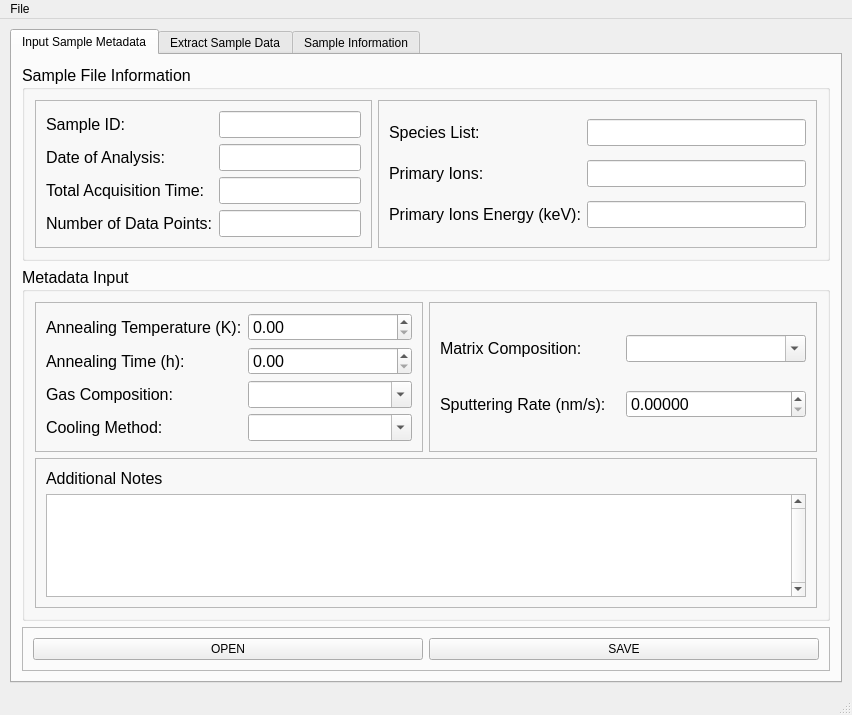
<?xml version="1.0" encoding="UTF-8"?>
<ui version="4.0">
 <class>MainWindow</class>
 <widget class="QMainWindow" name="MainWindow">
  <property name="geometry">
   <rect>
    <x>0</x>
    <y>0</y>
    <width>852</width>
    <height>715</height>
   </rect>
  </property>
  <property name="sizePolicy">
   <sizepolicy hsizetype="Expanding" vsizetype="Expanding">
    <horstretch>0</horstretch>
    <verstretch>0</verstretch>
   </sizepolicy>
  </property>
  <property name="windowTitle">
   <string>SIMS Data Extractor</string>
  </property>
  <widget class="QWidget" name="centralwidget">
   <layout class="QGridLayout" name="gridLayout_4">
    <item row="0" column="0">
     <widget class="QTabWidget" name="TabWidget">
      <property name="tabPosition">
       <enum>QTabWidget::North</enum>
      </property>
      <property name="currentIndex">
       <number>0</number>
      </property>
      <widget class="QWidget" name="InputTab">
       <attribute name="title">
        <string>Input Sample Metadata</string>
       </attribute>
       <layout class="QVBoxLayout" name="verticalLayout_2">
        <item>
         <widget class="QGroupBox" name="metadataGroup">
          <property name="sizePolicy">
           <sizepolicy hsizetype="Preferred" vsizetype="Preferred">
            <horstretch>0</horstretch>
            <verstretch>0</verstretch>
           </sizepolicy>
          </property>
          <property name="font">
           <font>
            <pointsize>12</pointsize>
           </font>
          </property>
          <property name="title">
           <string>Sample File Information</string>
          </property>
          <layout class="QGridLayout" name="gridLayout_8">
           <item row="0" column="0">
            <widget class="QFrame" name="MDFrame1">
             <property name="sizePolicy">
              <sizepolicy hsizetype="Fixed" vsizetype="Preferred">
               <horstretch>30</horstretch>
               <verstretch>0</verstretch>
              </sizepolicy>
             </property>
             <property name="frameShape">
              <enum>QFrame::StyledPanel</enum>
             </property>
             <property name="frameShadow">
              <enum>QFrame::Raised</enum>
             </property>
             <layout class="QGridLayout" name="gridLayout_9">
              <item row="0" column="0">
               <widget class="QLabel" name="sampleIDLabel">
                <property name="font">
                 <font>
                  <pointsize>12</pointsize>
                 </font>
                </property>
                <property name="text">
                 <string>Sample ID:</string>
                </property>
               </widget>
              </item>
              <item row="0" column="1">
               <widget class="QLineEdit" name="sampleIDText">
                <property name="readOnly">
                 <bool>true</bool>
                </property>
                <property name="clearButtonEnabled">
                 <bool>false</bool>
                </property>
               </widget>
              </item>
              <item row="1" column="0">
               <widget class="QLabel" name="sampleDateLabel">
                <property name="font">
                 <font>
                  <pointsize>12</pointsize>
                 </font>
                </property>
                <property name="text">
                 <string>Date of Analysis:</string>
                </property>
               </widget>
              </item>
              <item row="1" column="1">
               <widget class="QLineEdit" name="sampleDate">
                <property name="sizePolicy">
                 <sizepolicy hsizetype="MinimumExpanding" vsizetype="Fixed">
                  <horstretch>0</horstretch>
                  <verstretch>0</verstretch>
                 </sizepolicy>
                </property>
                <property name="readOnly">
                 <bool>true</bool>
                </property>
               </widget>
              </item>
              <item row="2" column="0">
               <widget class="QLabel" name="sampleAcqTimeLabel">
                <property name="font">
                 <font>
                  <pointsize>12</pointsize>
                 </font>
                </property>
                <property name="text">
                 <string>Total Acquisition Time:</string>
                </property>
               </widget>
              </item>
              <item row="2" column="1">
               <widget class="QLineEdit" name="sampleAcqTime">
                <property name="sizePolicy">
                 <sizepolicy hsizetype="MinimumExpanding" vsizetype="Fixed">
                  <horstretch>0</horstretch>
                  <verstretch>0</verstretch>
                 </sizepolicy>
                </property>
                <property name="readOnly">
                 <bool>true</bool>
                </property>
               </widget>
              </item>
              <item row="3" column="0">
               <widget class="QLabel" name="sampleDataPointsLabel">
                <property name="font">
                 <font>
                  <pointsize>12</pointsize>
                 </font>
                </property>
                <property name="text">
                 <string>Number of Data Points:</string>
                </property>
               </widget>
              </item>
              <item row="3" column="1">
               <widget class="QLineEdit" name="sampleDataPoints">
                <property name="readOnly">
                 <bool>true</bool>
                </property>
               </widget>
              </item>
             </layout>
            </widget>
           </item>
           <item row="0" column="1">
            <widget class="QFrame" name="MDFrame2">
             <property name="sizePolicy">
              <sizepolicy hsizetype="Expanding" vsizetype="Preferred">
               <horstretch>0</horstretch>
               <verstretch>0</verstretch>
              </sizepolicy>
             </property>
             <property name="frameShape">
              <enum>QFrame::StyledPanel</enum>
             </property>
             <property name="frameShadow">
              <enum>QFrame::Raised</enum>
             </property>
             <layout class="QGridLayout" name="gridLayout_10">
              <item row="2" column="0">
               <widget class="QLabel" name="samplePriIONLabel">
                <property name="font">
                 <font>
                  <pointsize>12</pointsize>
                 </font>
                </property>
                <property name="text">
                 <string>Primary Ions:</string>
                </property>
               </widget>
              </item>
              <item row="3" column="0">
               <widget class="QLabel" name="samplePriIONELabel">
                <property name="font">
                 <font>
                  <pointsize>12</pointsize>
                 </font>
                </property>
                <property name="text">
                 <string>Primary Ions Energy (keV):</string>
                </property>
               </widget>
              </item>
              <item row="2" column="2">
               <widget class="QLineEdit" name="samplePriIONText">
                <property name="readOnly">
                 <bool>true</bool>
                </property>
               </widget>
              </item>
              <item row="0" column="0">
               <widget class="QLabel" name="speciesListLabel">
                <property name="font">
                 <font>
                  <pointsize>12</pointsize>
                 </font>
                </property>
                <property name="text">
                 <string>Species List:</string>
                </property>
               </widget>
              </item>
              <item row="0" column="2">
               <widget class="QLineEdit" name="speciesListText">
                <property name="sizePolicy">
                 <sizepolicy hsizetype="Expanding" vsizetype="Maximum">
                  <horstretch>0</horstretch>
                  <verstretch>0</verstretch>
                 </sizepolicy>
                </property>
                <property name="readOnly">
                 <bool>true</bool>
                </property>
               </widget>
              </item>
              <item row="3" column="2">
               <widget class="QLineEdit" name="priIonEValue"/>
              </item>
             </layout>
            </widget>
           </item>
          </layout>
         </widget>
        </item>
        <item>
         <widget class="QGroupBox" name="inputInputGroupBox">
          <property name="font">
           <font>
            <pointsize>12</pointsize>
           </font>
          </property>
          <property name="title">
           <string>Metadata Input</string>
          </property>
          <layout class="QGridLayout" name="gridLayout">
           <item row="1" column="0" colspan="2">
            <widget class="QFrame" name="MDInputFrame3">
             <property name="frameShape">
              <enum>QFrame::StyledPanel</enum>
             </property>
             <property name="frameShadow">
              <enum>QFrame::Raised</enum>
             </property>
             <layout class="QVBoxLayout" name="verticalLayout_3">
              <item>
               <widget class="QLabel" name="addNotesLabel">
                <property name="font">
                 <font>
                  <pointsize>12</pointsize>
                 </font>
                </property>
                <property name="text">
                 <string>Additional Notes</string>
                </property>
               </widget>
              </item>
              <item>
               <widget class="QTextEdit" name="addNotesText">
                <property name="sizePolicy">
                 <sizepolicy hsizetype="Expanding" vsizetype="Expanding">
                  <horstretch>0</horstretch>
                  <verstretch>0</verstretch>
                 </sizepolicy>
                </property>
                <property name="verticalScrollBarPolicy">
                 <enum>Qt::ScrollBarAlwaysOn</enum>
                </property>
                <property name="horizontalScrollBarPolicy">
                 <enum>Qt::ScrollBarAlwaysOff</enum>
                </property>
               </widget>
              </item>
             </layout>
            </widget>
           </item>
           <item row="0" column="1">
            <widget class="QFrame" name="MDInputFrame2">
             <property name="sizePolicy">
              <sizepolicy hsizetype="Expanding" vsizetype="Preferred">
               <horstretch>10</horstretch>
               <verstretch>0</verstretch>
              </sizepolicy>
             </property>
             <property name="frameShape">
              <enum>QFrame::StyledPanel</enum>
             </property>
             <property name="frameShadow">
              <enum>QFrame::Raised</enum>
             </property>
             <layout class="QGridLayout" name="gridLayout_11">
              <item row="0" column="0">
               <widget class="QLabel" name="matrixCompLabel">
                <property name="font">
                 <font>
                  <pointsize>12</pointsize>
                 </font>
                </property>
                <property name="text">
                 <string>Matrix Composition:</string>
                </property>
               </widget>
              </item>
              <item row="0" column="1">
               <widget class="QComboBox" name="matrixCompComboBox">
                <property name="editable">
                 <bool>true</bool>
                </property>
               </widget>
              </item>
              <item row="1" column="0">
               <widget class="QLabel" name="sputtRateLabel">
                <property name="font">
                 <font>
                  <pointsize>12</pointsize>
                 </font>
                </property>
                <property name="text">
                 <string>Sputtering Rate (nm/s):</string>
                </property>
               </widget>
              </item>
              <item row="1" column="1">
               <widget class="QDoubleSpinBox" name="inputSputtRate">
                <property name="decimals">
                 <number>5</number>
                </property>
                <property name="maximum">
                 <double>2000.000000000000000</double>
                </property>
               </widget>
              </item>
             </layout>
            </widget>
           </item>
           <item row="0" column="0">
            <widget class="QFrame" name="MDInputFrame1">
             <property name="sizePolicy">
              <sizepolicy hsizetype="Expanding" vsizetype="Preferred">
               <horstretch>10</horstretch>
               <verstretch>0</verstretch>
              </sizepolicy>
             </property>
             <property name="frameShape">
              <enum>QFrame::StyledPanel</enum>
             </property>
             <property name="frameShadow">
              <enum>QFrame::Raised</enum>
             </property>
             <layout class="QGridLayout" name="gridLayout_12">
              <item row="0" column="1">
               <widget class="QDoubleSpinBox" name="inputAnnTemp">
                <property name="maximum">
                 <double>2000.000000000000000</double>
                </property>
               </widget>
              </item>
              <item row="2" column="0">
               <widget class="QLabel" name="label_2">
                <property name="font">
                 <font>
                  <pointsize>12</pointsize>
                 </font>
                </property>
                <property name="text">
                 <string>Gas Composition:</string>
                </property>
               </widget>
              </item>
              <item row="4" column="1">
               <widget class="QComboBox" name="inputCoolingMethod">
                <property name="editable">
                 <bool>true</bool>
                </property>
               </widget>
              </item>
              <item row="4" column="0">
               <widget class="QLabel" name="label_3">
                <property name="font">
                 <font>
                  <pointsize>12</pointsize>
                 </font>
                </property>
                <property name="text">
                 <string>Cooling Method:</string>
                </property>
               </widget>
              </item>
              <item row="0" column="0">
               <widget class="QLabel" name="label_7">
                <property name="font">
                 <font>
                  <pointsize>12</pointsize>
                 </font>
                </property>
                <property name="text">
                 <string>Annealing Temperature (K):</string>
                </property>
               </widget>
              </item>
              <item row="2" column="1">
               <widget class="QComboBox" name="inputGasComposition">
                <property name="editable">
                 <bool>true</bool>
                </property>
               </widget>
              </item>
              <item row="1" column="0">
               <widget class="QLabel" name="label_6">
                <property name="font">
                 <font>
                  <pointsize>12</pointsize>
                 </font>
                </property>
                <property name="text">
                 <string>Annealing Time (h):</string>
                </property>
               </widget>
              </item>
              <item row="1" column="1">
               <widget class="QDoubleSpinBox" name="inputAnnTime">
                <property name="maximum">
                 <double>200.000000000000000</double>
                </property>
               </widget>
              </item>
             </layout>
            </widget>
           </item>
          </layout>
         </widget>
        </item>
        <item>
         <widget class="QFrame" name="inputButtonFrame">
          <property name="frameShape">
           <enum>QFrame::StyledPanel</enum>
          </property>
          <property name="frameShadow">
           <enum>QFrame::Raised</enum>
          </property>
          <layout class="QGridLayout" name="gridLayout_2">
           <item row="0" column="0">
            <widget class="QPushButton" name="openDFButton">
             <property name="sizePolicy">
              <sizepolicy hsizetype="Preferred" vsizetype="Fixed">
               <horstretch>0</horstretch>
               <verstretch>0</verstretch>
              </sizepolicy>
             </property>
             <property name="text">
              <string>OPEN</string>
             </property>
            </widget>
           </item>
           <item row="0" column="1">
            <widget class="QPushButton" name="saveDataButton">
             <property name="sizePolicy">
              <sizepolicy hsizetype="Preferred" vsizetype="Fixed">
               <horstretch>0</horstretch>
               <verstretch>0</verstretch>
              </sizepolicy>
             </property>
             <property name="text">
              <string>SAVE</string>
             </property>
            </widget>
           </item>
          </layout>
         </widget>
        </item>
       </layout>
      </widget>
      <widget class="QWidget" name="ExtractTab">
       <attribute name="title">
        <string>Extract Sample Data</string>
       </attribute>
       <layout class="QGridLayout" name="gridLayout_7">
        <item row="3" column="1">
         <widget class="QPushButton" name="extractDataButton">
          <property name="text">
           <string>EXTRACT SPECIES DATA TO CSV</string>
          </property>
         </widget>
        </item>
        <item row="0" column="1">
         <widget class="QGroupBox" name="filtersGroup">
          <property name="font">
           <font>
            <pointsize>12</pointsize>
           </font>
          </property>
          <property name="title">
           <string>Filter Options</string>
          </property>
          <layout class="QGridLayout" name="gridLayout_3">
           <item row="0" column="1">
            <widget class="QLabel" name="filterAnnTempLabel">
             <property name="font">
              <font>
               <pointsize>12</pointsize>
              </font>
             </property>
             <property name="text">
              <string>Annealing Temperature (K)</string>
             </property>
            </widget>
           </item>
           <item row="2" column="1">
            <widget class="QLabel" name="filterCoolingLabel">
             <property name="font">
              <font>
               <pointsize>12</pointsize>
              </font>
             </property>
             <property name="text">
              <string>Cooling Method</string>
             </property>
            </widget>
           </item>
           <item row="4" column="0">
            <widget class="QLabel" name="filterMatrixCompLabel">
             <property name="font">
              <font>
               <pointsize>12</pointsize>
              </font>
             </property>
             <property name="text">
              <string>Matrix Composition</string>
             </property>
            </widget>
           </item>
           <item row="1" column="1">
            <widget class="QListWidget" name="filterAnnTempList">
             <property name="selectionMode">
              <enum>QAbstractItemView::MultiSelection</enum>
             </property>
            </widget>
           </item>
           <item row="1" column="0" rowspan="3">
            <widget class="QListWidget" name="filterSpeciesList">
             <property name="verticalScrollBarPolicy">
              <enum>Qt::ScrollBarAsNeeded</enum>
             </property>
             <property name="selectionMode">
              <enum>QAbstractItemView::MultiSelection</enum>
             </property>
            </widget>
           </item>
           <item row="3" column="1">
            <widget class="QListWidget" name="filterCoolingList">
             <property name="selectionMode">
              <enum>QAbstractItemView::MultiSelection</enum>
             </property>
            </widget>
           </item>
           <item row="5" column="1">
            <widget class="QListWidget" name="filterGasCompList">
             <property name="selectionMode">
              <enum>QAbstractItemView::MultiSelection</enum>
             </property>
            </widget>
           </item>
           <item row="5" column="0">
            <widget class="QListWidget" name="filterMatrixCompList">
             <property name="selectionMode">
              <enum>QAbstractItemView::MultiSelection</enum>
             </property>
            </widget>
           </item>
           <item row="0" column="0">
            <widget class="QLabel" name="filterSpeciesLabel">
             <property name="font">
              <font>
               <pointsize>12</pointsize>
              </font>
             </property>
             <property name="text">
              <string>Species</string>
             </property>
            </widget>
           </item>
           <item row="4" column="1">
            <widget class="QLabel" name="filterGasCompLabel">
             <property name="font">
              <font>
               <pointsize>12</pointsize>
              </font>
             </property>
             <property name="text">
              <string>Gas Composition</string>
             </property>
            </widget>
           </item>
           <item row="6" column="0">
            <widget class="QPushButton" name="clearButton">
             <property name="text">
              <string>Clear</string>
             </property>
            </widget>
           </item>
           <item row="6" column="1">
            <widget class="QPushButton" name="filterButton">
             <property name="text">
              <string>Filter</string>
             </property>
            </widget>
           </item>
          </layout>
         </widget>
        </item>
        <item row="0" column="0">
         <widget class="QGroupBox" name="samplesGroup">
          <property name="font">
           <font>
            <pointsize>12</pointsize>
           </font>
          </property>
          <property name="title">
           <string>Samples in Database</string>
          </property>
          <layout class="QGridLayout" name="gridLayout_6">
           <item row="0" column="0">
            <widget class="QListWidget" name="samplesList">
             <property name="verticalScrollBarPolicy">
              <enum>Qt::ScrollBarAlwaysOn</enum>
             </property>
            </widget>
           </item>
          </layout>
         </widget>
        </item>
        <item row="1" column="0" rowspan="2" colspan="2">
         <widget class="QGroupBox" name="outputSelectionsGroup">
          <property name="font">
           <font>
            <pointsize>12</pointsize>
           </font>
          </property>
          <property name="title">
           <string>Output Options</string>
          </property>
          <layout class="QGridLayout" name="gridLayout_5">
           <item row="0" column="0">
            <widget class="QLabel" name="outNormLabel">
             <property name="font">
              <font>
               <pointsize>12</pointsize>
              </font>
             </property>
             <property name="text">
              <string>Species for Normalization Factor</string>
             </property>
            </widget>
           </item>
           <item row="0" column="1">
            <widget class="QLabel" name="outSpeciesLabel">
             <property name="font">
              <font>
               <pointsize>12</pointsize>
              </font>
             </property>
             <property name="text">
              <string>Species to Output</string>
             </property>
            </widget>
           </item>
           <item row="1" column="0">
            <widget class="QListWidget" name="outNormList">
             <property name="selectionMode">
              <enum>QAbstractItemView::MultiSelection</enum>
             </property>
            </widget>
           </item>
           <item row="1" column="1">
            <widget class="QListWidget" name="outSpeciesList">
             <property name="selectionMode">
              <enum>QAbstractItemView::MultiSelection</enum>
             </property>
            </widget>
           </item>
          </layout>
         </widget>
        </item>
       </layout>
      </widget>
      <widget class="QWidget" name="tab">
       <attribute name="title">
        <string>Sample Information</string>
       </attribute>
       <layout class="QGridLayout" name="gridLayout_16">
        <item row="0" column="0">
         <widget class="QGroupBox" name="metadataGroup_2">
          <property name="sizePolicy">
           <sizepolicy hsizetype="Preferred" vsizetype="Preferred">
            <horstretch>0</horstretch>
            <verstretch>0</verstretch>
           </sizepolicy>
          </property>
          <property name="font">
           <font>
            <pointsize>12</pointsize>
           </font>
          </property>
          <property name="title">
           <string>Sample File Information</string>
          </property>
          <layout class="QGridLayout" name="gridLayout_19">
           <item row="0" column="0">
            <widget class="QFrame" name="MDFrame1_2">
             <property name="sizePolicy">
              <sizepolicy hsizetype="Fixed" vsizetype="Preferred">
               <horstretch>30</horstretch>
               <verstretch>0</verstretch>
              </sizepolicy>
             </property>
             <property name="frameShape">
              <enum>QFrame::StyledPanel</enum>
             </property>
             <property name="frameShadow">
              <enum>QFrame::Raised</enum>
             </property>
             <layout class="QGridLayout" name="gridLayout_14">
              <item row="0" column="0">
               <widget class="QLabel" name="sampleIDLabel_2">
                <property name="font">
                 <font>
                  <pointsize>12</pointsize>
                 </font>
                </property>
                <property name="text">
                 <string>Sample ID:</string>
                </property>
               </widget>
              </item>
              <item row="0" column="1">
               <widget class="QLineEdit" name="displaySampleID">
                <property name="readOnly">
                 <bool>true</bool>
                </property>
                <property name="clearButtonEnabled">
                 <bool>false</bool>
                </property>
               </widget>
              </item>
              <item row="1" column="0">
               <widget class="QLabel" name="sampleDateLabel_2">
                <property name="font">
                 <font>
                  <pointsize>12</pointsize>
                 </font>
                </property>
                <property name="text">
                 <string>Date of Analysis:</string>
                </property>
               </widget>
              </item>
              <item row="1" column="1">
               <widget class="QLineEdit" name="displayAnalDate">
                <property name="sizePolicy">
                 <sizepolicy hsizetype="MinimumExpanding" vsizetype="Fixed">
                  <horstretch>0</horstretch>
                  <verstretch>0</verstretch>
                 </sizepolicy>
                </property>
                <property name="readOnly">
                 <bool>true</bool>
                </property>
               </widget>
              </item>
              <item row="2" column="0">
               <widget class="QLabel" name="sampleAcqTimeLabel_2">
                <property name="font">
                 <font>
                  <pointsize>12</pointsize>
                 </font>
                </property>
                <property name="text">
                 <string>Total Acquisition Time:</string>
                </property>
               </widget>
              </item>
              <item row="2" column="1">
               <widget class="QLineEdit" name="displayAcqTime">
                <property name="sizePolicy">
                 <sizepolicy hsizetype="MinimumExpanding" vsizetype="Fixed">
                  <horstretch>0</horstretch>
                  <verstretch>0</verstretch>
                 </sizepolicy>
                </property>
                <property name="readOnly">
                 <bool>true</bool>
                </property>
               </widget>
              </item>
              <item row="3" column="0">
               <widget class="QLabel" name="sampleDataPointsLabel_2">
                <property name="font">
                 <font>
                  <pointsize>12</pointsize>
                 </font>
                </property>
                <property name="text">
                 <string>Number of Data Points:</string>
                </property>
               </widget>
              </item>
              <item row="3" column="1">
               <widget class="QLineEdit" name="displayDataPoints">
                <property name="readOnly">
                 <bool>true</bool>
                </property>
               </widget>
              </item>
             </layout>
            </widget>
           </item>
           <item row="0" column="1">
            <widget class="QFrame" name="MDFrame2_2">
             <property name="sizePolicy">
              <sizepolicy hsizetype="Expanding" vsizetype="Preferred">
               <horstretch>0</horstretch>
               <verstretch>0</verstretch>
              </sizepolicy>
             </property>
             <property name="frameShape">
              <enum>QFrame::StyledPanel</enum>
             </property>
             <property name="frameShadow">
              <enum>QFrame::Raised</enum>
             </property>
             <layout class="QGridLayout" name="gridLayout_15">
              <item row="2" column="0">
               <widget class="QLabel" name="samplePriIONLabel_2">
                <property name="font">
                 <font>
                  <pointsize>12</pointsize>
                 </font>
                </property>
                <property name="text">
                 <string>Primary Ions:</string>
                </property>
               </widget>
              </item>
              <item row="3" column="0">
               <widget class="QLabel" name="samplePriIONELabel_2">
                <property name="font">
                 <font>
                  <pointsize>12</pointsize>
                 </font>
                </property>
                <property name="text">
                 <string>Primary Ions Energy (keV):</string>
                </property>
               </widget>
              </item>
              <item row="2" column="2">
               <widget class="QLineEdit" name="displayPriIon">
                <property name="readOnly">
                 <bool>true</bool>
                </property>
               </widget>
              </item>
              <item row="0" column="0">
               <widget class="QLabel" name="speciesListLabel_2">
                <property name="font">
                 <font>
                  <pointsize>12</pointsize>
                 </font>
                </property>
                <property name="text">
                 <string>Species List:</string>
                </property>
               </widget>
              </item>
              <item row="0" column="2">
               <widget class="QLineEdit" name="displaySpeciesList">
                <property name="sizePolicy">
                 <sizepolicy hsizetype="Expanding" vsizetype="Maximum">
                  <horstretch>0</horstretch>
                  <verstretch>0</verstretch>
                 </sizepolicy>
                </property>
                <property name="readOnly">
                 <bool>true</bool>
                </property>
               </widget>
              </item>
              <item row="3" column="2">
               <widget class="QLineEdit" name="displayPriIonE">
                <property name="readOnly">
                  <bool>true</bool>
                </property>
               </widget>
              </item>
             </layout>
            </widget>
           </item>
          </layout>
         </widget>
        </item>
        <item row="1" column="0">
         <widget class="QGroupBox" name="inputInputGroupBox_2">
          <property name="font">
           <font>
            <pointsize>12</pointsize>
           </font>
          </property>
          <property name="title">
           <string>Metadata Input</string>
          </property>
          <layout class="QGridLayout" name="gridLayout_13">
           <item row="0" column="1">
            <widget class="QFrame" name="MDInputFrame2_2">
             <property name="sizePolicy">
              <sizepolicy hsizetype="Expanding" vsizetype="Preferred">
               <horstretch>10</horstretch>
               <verstretch>0</verstretch>
              </sizepolicy>
             </property>
             <property name="frameShape">
              <enum>QFrame::StyledPanel</enum>
             </property>
             <property name="frameShadow">
              <enum>QFrame::Raised</enum>
             </property>
             <layout class="QGridLayout" name="gridLayout_17">
              <item row="0" column="0">
               <widget class="QLabel" name="matrixCompLabel_2">
                <property name="font">
                 <font>
                  <pointsize>12</pointsize>
                 </font>
                </property>
                <property name="text">
                 <string>Matrix Composition:</string>
                </property>
               </widget>
              </item>
              <item row="1" column="0">
               <widget class="QLabel" name="sputtRateLabel_2">
                <property name="font">
                 <font>
                  <pointsize>12</pointsize>
                 </font>
                </property>
                <property name="text">
                 <string>Sputtering Rate (nm/s):</string>
                </property>
               </widget>
              </item>
              <item row="1" column="1">
               <widget class="QLineEdit" name="displaySputtRate">
                <property name="readOnly">
                 <bool>true</bool>
                </property>
               </widget>
              </item>
              <item row="0" column="1">
               <widget class="QLineEdit" name="displayMatrixComp">
                <property name="readOnly">
                 <bool>true</bool>
                </property>
               </widget>
              </item>
             </layout>
            </widget>
           </item>
           <item row="1" column="0" colspan="2">
            <widget class="QFrame" name="MDInputFrame3_2">
             <property name="frameShape">
              <enum>QFrame::StyledPanel</enum>
             </property>
             <property name="frameShadow">
              <enum>QFrame::Raised</enum>
             </property>
             <layout class="QVBoxLayout" name="verticalLayout_4">
              <item>
               <widget class="QLabel" name="addNotesLabel_2">
                <property name="font">
                 <font>
                  <pointsize>12</pointsize>
                 </font>
                </property>
                <property name="text">
                 <string>Additional Notes</string>
                </property>
               </widget>
              </item>
              <item>
               <widget class="QTextEdit" name="displayAddNotes">
                <property name="readOnly">
                 <bool>true</bool>
                </property>
                <property name="sizePolicy">
                 <sizepolicy hsizetype="Expanding" vsizetype="Expanding">
                  <horstretch>0</horstretch>
                  <verstretch>0</verstretch>
                 </sizepolicy>
                </property>
                <property name="verticalScrollBarPolicy">
                 <enum>Qt::ScrollBarAlwaysOn</enum>
                </property>
                <property name="horizontalScrollBarPolicy">
                 <enum>Qt::ScrollBarAlwaysOff</enum>
                </property>
               </widget>
              </item>
             </layout>
            </widget>
           </item>
           <item row="0" column="0">
            <widget class="QFrame" name="MDInputFrame1_2">
             <property name="sizePolicy">
              <sizepolicy hsizetype="Expanding" vsizetype="Preferred">
               <horstretch>10</horstretch>
               <verstretch>0</verstretch>
              </sizepolicy>
             </property>
             <property name="frameShape">
              <enum>QFrame::StyledPanel</enum>
             </property>
             <property name="frameShadow">
              <enum>QFrame::Raised</enum>
             </property>
             <layout class="QGridLayout" name="gridLayout_18">
              <item row="0" column="0">
               <widget class="QLabel" name="label_8">
                <property name="font">
                 <font>
                  <pointsize>12</pointsize>
                 </font>
                </property>
                <property name="text">
                 <string>Annealing Temperature (K):</string>
                </property>
               </widget>
              </item>
              <item row="0" column="1">
               <widget class="QLineEdit" name="displayAnnTemp">
                <property name="readOnly">
                 <bool>true</bool>
                </property>
               </widget>
              </item>
              <item row="1" column="0">
               <widget class="QLabel" name="label_9">
                <property name="font">
                 <font>
                  <pointsize>12</pointsize>
                 </font>
                </property>
                <property name="text">
                 <string>Annealing Time (h):</string>
                </property>
               </widget>
              </item>
              <item row="1" column="1">
               <widget class="QLineEdit" name="displayAnnTime">
                <property name="readOnly">
                 <bool>true</bool>
                </property>
               </widget>
              </item>
              <item row="2" column="0">
               <widget class="QLabel" name="label_4">
                <property name="font">
                 <font>
                  <pointsize>12</pointsize>
                 </font>
                </property>
                <property name="text">
                 <string>Gas Composition:</string>
                </property>
               </widget>
              </item>
              <item row="2" column="1">
               <widget class="QLineEdit" name="displayGasComp">
                <property name="readOnly">
                 <bool>true</bool>
                </property>
               </widget>
              </item>
              <item row="3" column="0">
               <widget class="QLabel" name="label_5">
                <property name="font">
                 <font>
                  <pointsize>12</pointsize>
                 </font>
                </property>
                <property name="text">
                 <string>Cooling Method:</string>
                </property>
               </widget>
              </item>
              <item row="3" column="1">
               <widget class="QLineEdit" name="displayCoolMethod">
                <property name="readOnly">
                 <bool>true</bool>
                </property>
               </widget>
              </item>
             </layout>
            </widget>
           </item>
          </layout>
         </widget>
        </item>
       </layout>
      </widget>
     </widget>
    </item>
   </layout>
  </widget>
  <widget class="QMenuBar" name="menubar">
   <property name="geometry">
    <rect>
     <x>0</x>
     <y>0</y>
     <width>852</width>
     <height>22</height>
    </rect>
   </property>
   <widget class="QMenu" name="menuFile">
    <property name="title">
     <string>File</string>
    </property>
    <addaction name="actionOpenFile"/>
    <addaction name="actionExit"/>
   </widget>
   <addaction name="menuFile"/>
  </widget>
  <widget class="QStatusBar" name="statusbar"/>
  <action name="actionOpenFile">
   <property name="text">
    <string>Open</string>
   </property>
  </action>
  <action name="actionExit">
   <property name="text">
    <string>Exit</string>
   </property>
  </action>
 </widget>
 <layoutdefault spacing="6" margin="10"/>
 <tabstops>
  <tabstop>sampleIDText</tabstop>
  <tabstop>sampleDate</tabstop>
  <tabstop>sampleAcqTime</tabstop>
  <tabstop>sampleDataPoints</tabstop>
  <tabstop>speciesListText</tabstop>
  <tabstop>samplePriIONText</tabstop>
  <tabstop>inputAnnTemp</tabstop>
  <tabstop>inputGasComposition</tabstop>
  <tabstop>inputCoolingMethod</tabstop>
  <tabstop>matrixCompComboBox</tabstop>
  <tabstop>addNotesText</tabstop>
  <tabstop>openDFButton</tabstop>
  <tabstop>saveDataButton</tabstop>
  <tabstop>samplesList</tabstop>
  <tabstop>filterSpeciesList</tabstop>
  <tabstop>filterAnnTempList</tabstop>
  <tabstop>filterCoolingList</tabstop>
  <tabstop>filterMatrixCompList</tabstop>
  <tabstop>filterGasCompList</tabstop>
  <tabstop>outNormList</tabstop>
  <tabstop>outSpeciesList</tabstop>
  <tabstop>extractDataButton</tabstop>
 </tabstops>
 <resources/>
 <connections/>
 <designerdata>
  <property name="gridDeltaX">
   <number>10</number>
  </property>
  <property name="gridDeltaY">
   <number>10</number>
  </property>
  <property name="gridSnapX">
   <bool>true</bool>
  </property>
  <property name="gridSnapY">
   <bool>true</bool>
  </property>
  <property name="gridVisible">
   <bool>true</bool>
  </property>
 </designerdata>
</ui>
